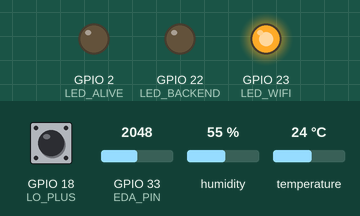
Recording of a sketch running on a simulated ESP32. On the bench: output pins drawn as LEDs (lit = HIGH). The test bench sets the inputs (shaded band); at power-on: GPIO 18 (LO_PLUS) HIGH, GPIO 33 (EDA_PIN) = 2048, humidity 55 %, temperature 24 °C. WiFi joins after 1.5 s; servers stay silent unless stated; uploads are accepted with an empty reply; what the sketch prints to the serial monitor is not drawn.

Above: at 12.3 s.
Timing chart, 0 to 28.6 s (numbered marks = the images above):
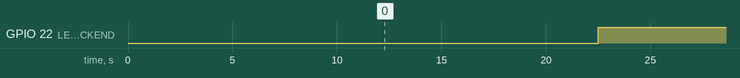

Measured:
- by itself, GPIO 22 (LED_BACKEND): alternates HIGH for 20.2 s and LOW for 0.20 s

The sketch:

prev_funcion__1_.ino
```cpp
/*Include Sections*/
#include "DHT.h"
#include <WiFi.h>
#include "esp_wpa2.h"
#include <HTTPClient.h>
#include <ArduinoJson.h>

//////////////////////////////////////////////////////////////////
/*LED Pin Definitions*/
#define LED_ALIVE 2      // System heartbeat (built-in LED)
#define LED_WIFI 23      // WiFi status
#define LED_BACKEND 22   // Backend communication

//////////////////////////////////////////////////////////////////
/*Variable Declaration*/

const char* ssid = "Iot";
const char* password = "serpiente";

#define LO_PLUS 18
#define LO_LOW 19
#define ECG_PIN 32
#define EDA_PIN 33

/*Ultimos valores leidos*/
float lastTempValue = 0;
uint16_t lastEDAValue = 0;
uint16_t lastECGValue = 0;

/* ----- TIMERS ----- */
uint32_t lastECG = 0;
uint32_t lastEDA = 0;
uint32_t lastTemp = 0;
uint32_t lastHeartbeat = 0;

const uint16_t ECG_INTERVAL  = 4;     // 250 Hz
const uint16_t EDA_INTERVAL  = 100;   // 10 Hz
const uint16_t TEMP_INTERVAL = 5000;  // 0.2 Hz (every 5 seconds) - MODIFIED!

uint32_t lastSend = 0;
const uint32_t SEND_INTERVAL = 3000; // enviar cada 3 segundos

/*Structure Declaration*/
struct SensorRecord{
  uint32_t ts;
  float ecg;
  float eda;
  float temp;

  SensorRecord(){}

  SensorRecord(uint32_t ts_, float ecg_, float eda_,
  float temp_): ts(ts_), ecg(ecg_),
  eda(eda_), temp(temp_){};
};

#define BUFFER_MAX 200
SensorRecord buffer[BUFFER_MAX];
int bufferIndex = 0;

//////////////////////////////////////////////////////////////////
/*Function Declaration*/

void initWiFi(const char* ssid, const char* password){
  Serial.println("Conectando a WiFi");

  WiFi.begin(ssid, password);

  while (WiFi.status() != WL_CONNECTED) {
    digitalWrite(LED_WIFI, LOW);
    Serial.print(".");
    delay(400);
  }

  Serial.println("\nConectado a WiFi");
  Serial.print("IP: ");
  Serial.println(WiFi.localIP());
  digitalWrite(LED_WIFI, HIGH);
  }

void checkWiFi() {
  if (WiFi.status() != WL_CONNECTED) {
    Serial.println("WiFi desconectado! Intentando reconectar...");
    digitalWrite(LED_WIFI, LOW);
    WiFi.disconnect();
    WiFi.reconnect();

    unsigned long startAttempt = millis();
    while (WiFi.status() != WL_CONNECTED && millis() - startAttempt < 5000) {
      Serial.print(".");
      delay(500);
    }

    if (WiFi.status() == WL_CONNECTED) {
      Serial.println("\nReconectado a WiFi!");
      digitalWrite(LED_WIFI, HIGH);
    } else {
      Serial.println("\nNo se pudo reconectar.");

    }
  }
}

void sendBufferToBackend(
    const char* backendURL,
    const char* deviceId
) {
    digitalWrite(LED_BACKEND, LOW);

    //Prueba para verificar que el backend es alcanzable

    HTTPClient http;
    http.setTimeout(2000);  // 2 second timeout

    if (!http.begin(backendURL)) {
        Serial.println("Failed to initialize HTTP connection");
        return;
    }

    http.addHeader("Content-Type", "application/json");

    DynamicJsonDocument doc(8192);
    doc["deviceId"] = deviceId;

    JsonArray readings = doc.createNestedArray("readings");

    // Copiar todo el buffer
    for (int i = 0; i < bufferIndex; i++) {
        JsonObject item = readings.createNestedObject();
        item["ts"]   = buffer[i].ts;
        item["ecg"]  = buffer[i].ecg;
        item["eda"]  = buffer[i].eda;
        item["temp"] = buffer[i].temp;
    }

    String payload;
    serializeJson(doc, payload);

    Serial.println("Enviando buffer...");
    Serial.print("Readings en buffer: ");
    Serial.println(bufferIndex);

    int code = http.POST(payload);

    Serial.print("HTTP Response: ");
    Serial.println(code);


    if (code == 200) {
        Serial.println("Buffer enviado correctamente.");
        digitalWrite(LED_BACKEND, HIGH);
        bufferIndex = 0;
    } else {
        Serial.println("Error enviando buffer, se conservarán datos.");
    }

    http.end();
    bufferIndex = 0;
}

DHT dht(21, DHT11);

//////////////////////////////////////////////////////////////////
//SetUp
void setup() {
  Serial.begin(115200);

  // Initialize LEDs first
  pinMode(LED_ALIVE, OUTPUT);
  pinMode(LED_WIFI, OUTPUT);
  pinMode(LED_BACKEND, OUTPUT);

  // All LEDs off at start
  digitalWrite(LED_ALIVE, LOW);
  digitalWrite(LED_WIFI, LOW);
  digitalWrite(LED_BACKEND, LOW);

  dht.begin();

  // Initialize WiFi
  initWiFi(ssid, password);

  // PIN Declaration
  pinMode(LO_PLUS, INPUT);
  pinMode(LO_LOW, INPUT);
  pinMode(ECG_PIN, INPUT);
  pinMode(EDA_PIN, INPUT);

  delay(500);

  // Lectura simultanea de los sensores
  lastECGValue = analogRead(ECG_PIN);
  lastEDAValue = analogRead(EDA_PIN);
  float t = dht.readTemperature();
  lastTempValue = isnan(t) ? 0 : t;

  // Impresion de los valores obtenidos
  Serial.println("Lectura inicial OK:");
  Serial.print("Temp: "); Serial.println(lastTempValue);
  Serial.print("ECG:  "); Serial.println(lastECGValue);
  Serial.print("EDA:  "); Serial.println(lastEDAValue);


  Serial.println("\n=== IMPORTANTE ===");
  Serial.println("Temperatura se lee cada 5 segundos para evitar bloqueos");
  Serial.println("ECG: 250 Hz | EDA: 10 Hz | TEMP: 0.2 Hz");
  Serial.println("==================\n");
}

//////////////////////////////////////////////////////////////////
void loop() {
  checkWiFi();

  Serial.println(bufferIndex);
  delay(100);
  uint32_t now = millis();

  bool updatedECG = false;
  bool updatedEDA = false;
  bool updatedTemp = false;

  /* ---------- ECG (250 Hz) ---------- */
  if (now - lastECG >= ECG_INTERVAL) {
    lastECG = now;

    if ((digitalRead(LO_PLUS) == 0) && (digitalRead(LO_LOW) == 0)) {
      lastECGValue = analogRead(ECG_PIN);
    } else {
      // ECG sensor not properly connected
    }

    updatedECG = true;
  }

  /* ---------- EDA (10 Hz) ---------- */
  if (now - lastEDA >= EDA_INTERVAL) {
    lastEDA = now;
    lastEDAValue = analogRead(EDA_PIN);
    updatedEDA = true;
  }

  /* ---------- TEMP (0.2 Hz - every 5 seconds) ---------- */
  if (now - lastTemp >= TEMP_INTERVAL) {
    lastTemp = now;

    Serial.println("Leyendo temperatura...");
    float t = dht.readTemperature();

    if (!isnan(t)) {
      lastTempValue = t;
      Serial.print("Temperatura actualizada: ");
      Serial.println(lastTempValue);
    } else {
      Serial.println("Error leyendo temperatura");
    }

    updatedTemp = true;
  }

  /* Si uno de los 3 sensores se ha actualizado, se guarda el registro */
  if (updatedECG || updatedEDA || updatedTemp) {
    if (bufferIndex < BUFFER_MAX){
      SensorRecord r;
      r.ts   = now;
      r.ecg  = lastECGValue;
      r.eda  = lastEDAValue;
      r.temp = lastTempValue;

      buffer[bufferIndex++] = r;

      // Solo imprimir cada 50 lecturas para no saturar Serial
      if (bufferIndex % 5 == 0) {
        Serial.print("Buffer: ");
        Serial.print(bufferIndex);
        Serial.print("/");
        Serial.print(BUFFER_MAX);
        Serial.print(" | Temp: ");
        Serial.print(lastTempValue);
        Serial.print(" | ECG: ");
        Serial.print(lastECGValue);
        Serial.print(" | EDA: ");
        Serial.println(lastEDAValue);
      }
    } else {
      // Buffer full - error condition
      Serial.println("ALERTA: Buffer lleno!");
    }
  }

  // Send buffer when fullgnh
  if (bufferIndex >= BUFFER_MAX) {
    Serial.println("Buffer lleno, enviando...");
    sendBufferToBackend("http://10.146.61.238:8000/sensor-data", "prototype01");
  }

}
```
